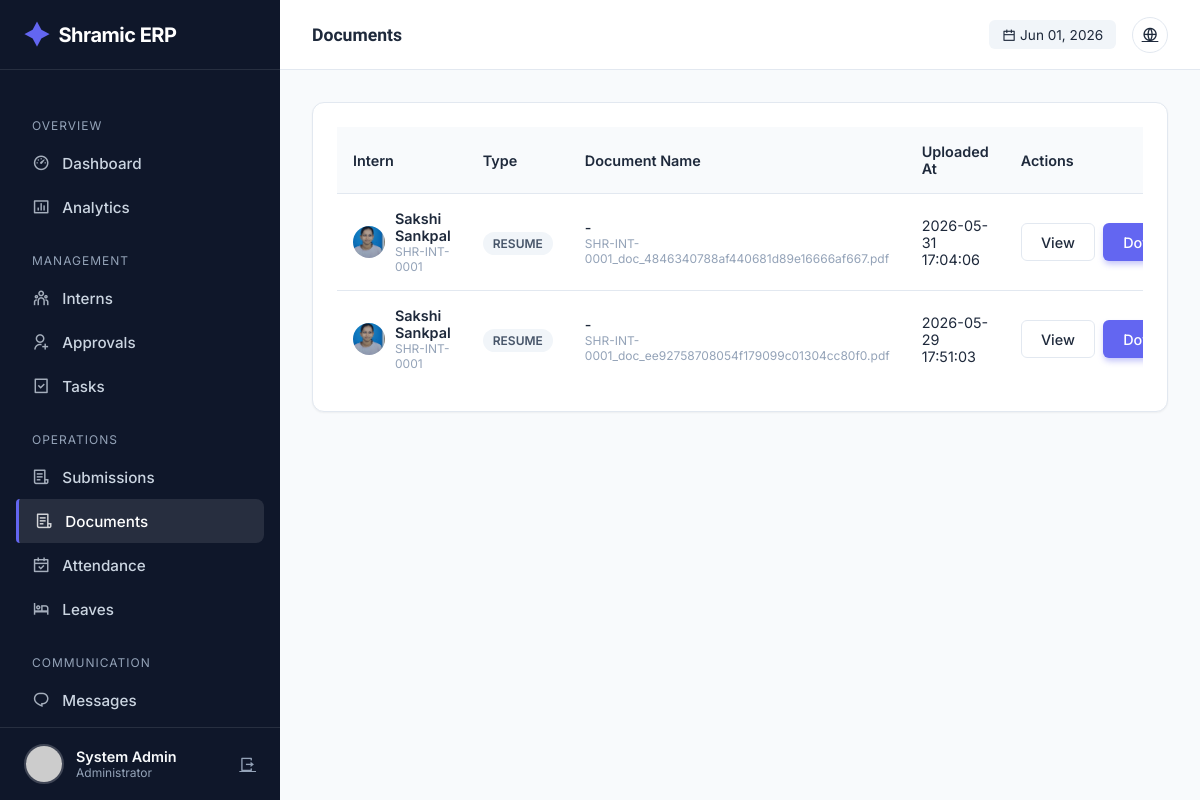
Screenshot of /admin/documents (signed in) with the database file from the repository.
### tables this page shows
CREATE TABLE users (
            id INTEGER PRIMARY KEY AUTOINCREMENT,
            intern_id TEXT UNIQUE,
            usn TEXT UNIQUE NOT NULL,
            full_name TEXT NOT NULL,
            phone TEXT NOT NULL,
            email TEXT UNIQUE NOT NULL,
            password_hash TEXT NOT NULL,
            role TEXT NOT NULL,
            photo_url TEXT,
            status TEXT DEFAULT 'PENDING',
            is_admin BOOLEAN DEFAULT 0,
            department TEXT,
            join_date DATE,
            emergency_contact TEXT,
            address TEXT,
            last_login TIMESTAMP,
            login_count INTEGER DEFAULT 0,
            created_at TIMESTAMP DEFAULT CURRENT_TIMESTAMP,
            updated_at TIMESTAMP DEFAULT CURRENT_TIMESTAMP
        );

CREATE TABLE document_verifications (
            id INTEGER PRIMARY KEY AUTOINCREMENT,
            user_id INTEGER,
            document_type TEXT NOT NULL,
            document_name TEXT,
            file_url TEXT,
            status TEXT DEFAULT 'PENDING',
            verified_by INTEGER,
            verified_at TIMESTAMP,
            rejection_reason TEXT,
            uploaded_at TIMESTAMP DEFAULT CURRENT_TIMESTAMP,
            FOREIGN KEY (user_id) REFERENCES users(id),
            FOREIGN KEY (verified_by) REFERENCES users(id)
        );

### app.py (the view)
@app.route('/admin/documents')
@login_required
@admin_required
def admin_documents():
    conn = get_db_connection()
    cur = conn.cursor()
    status_filter = request.args.get('status', 'PENDING')
    cur.execute("""
        SELECT dv.*, u.full_name, u.intern_id, u.photo_url
        FROM document_verifications dv
        JOIN users u ON dv.user_id = u.id
        WHERE dv.status = ?
        ORDER BY dv.uploaded_at DESC
    """, (status_filter,))
    documents = cur.fetchall()
    conn.close()
    return render_template(
        'admin/documents.html',
        documents=documents,
        current_status=status_filter
    )

### app.py (called while the page is built)
@app.before_request
def make_session_permanent():
    session.permanent = True
    app.permanent_session_lifetime = timedelta(days=365)

def get_db_connection():
    conn = sqlite3.connect(DATABASE, timeout=30)
    conn.execute("PRAGMA busy_timeout = 30000")
    conn.row_factory = sqlite3.Row
    return conn

def get_current_datetime():
    return datetime.now(TIMEZONE)

@login_manager.user_loader
def load_user(user_id):
    conn = get_db_connection()
    cur = conn.cursor()
    cur.execute("SELECT * FROM users WHERE id = ?", (user_id,))
    user_data = cur.fetchone()
    conn.close()
    return User(dict(user_data)) if user_data else None

def admin_required(f):
    @wraps(f)
    def decorated_function(*args, **kwargs):
        if not current_user.is_authenticated or not current_user.is_admin:
            flash('Access denied. Admin privileges required.', 'error')
            return redirect(url_for('index'))
        return f(*args, **kwargs)
    return decorated_function

@app.context_processor
def inject_globals():
    unread_count = 0
    if current_user.is_authenticated:
        try:
            conn = get_db_connection()
            cur = conn.cursor()
            cur.execute("""
                SELECT COUNT(*) as count
                FROM notifications
                WHERE user_id = ? AND is_read = 0
            """, (current_user.id,))
            unread_count = cur.fetchone()['count']
            conn.close()
        except:
            pass
    return {
        'now': get_current_datetime(),
        'app_name': 'Shramic ERP',
        'unread_notifications': unread_count
    }

@app.before_request
def before_request():
        pass

### templates/admin/documents.html (shortened to what this page needs)
{% extends "admin/base.html" %}
{% block page_title %}Documents{% endblock %}
{% block content %}
<div class="card">
  <div class="table-container">
    <table>
      <thead>
        <tr>
          <th>Intern</th>
          <th>Type</th>
          <th>Document Name</th>
          <th>Uploaded At</th>
          <th>Actions</th>
        </tr>
      </thead>
      <tbody>
        {% for doc in documents %}
        <tr>
          <td>
            <div style="display: flex; align-items: center; gap: 10px">
              <img
                src="{{ url_for('static', filename='uploads/profiles/' + doc.photo_url) if doc.photo_url else 'https://ui-avatars.com/api/?name=' + doc.full_name }}"
                style="width: 32px; height: 32px; border-radius: 50%"
              />
              <div>
                <div style="font-weight: 600">{{ doc.full_name }}</div>
                <div style="font-size: 0.75rem; color: var(--text-light)">
                  {{ doc.intern_id }}
                </div>
              </div>
            </div>
          </td>
          <td>
            <span class="badge badge-neutral">{{ doc.document_type }}</span>
          </td>
          <td>
            <div style="font-weight: 500">{{ doc.admin_comment or '-' }}</div>
            <div style="font-size: 0.75rem; color: var(--text-light)">
              {{ doc.file_url or 'No file uploaded' }}
            </div>
          </td>
          <td>{{ doc.uploaded_at }}</td>
          <td>
            <div style="display: flex; gap: 8px">
              {% if doc.file_url %}
              <a href="{{ url_for('serve_file', filename=doc.file_url) }}"
                 target="_blank"
                 class="btn btn-outline">
                View
              </a>
              <a href="{{ url_for('serve_file', filename=doc.file_url) }}"
                 download
                 class="btn btn-primary">
                Download
              </a>
              {% else %}
              <span style="color: var(--text-light); font-size: 0.85rem;">
                No File
              </span>
              {% endif %}
            </div>
          </td>
        </tr>
        {% else %}
        <tr>
          <td colspan="5" style="text-align: center; padding: 3rem; color: var(--text-light)">
            No documents found.
          </td>
        </tr>
        {% endfor %}
      </tbody>
    </table>
  </div>
</div>
{% endblock %}

### templates/admin/base.html (shortened to what this page needs)
<!doctype html>
<html lang="en">
  <head>
    <link
      href="https://cdn.jsdelivr.net/npm/remixicon@4.1.0/fonts/remixicon.css"
      rel="stylesheet"
    />
  </head>
  <body>
    <aside class="sidebar" id="sidebar">
      <a href="/" class="brand">
        <i class="ri-shining-2-fill"></i> Shramic ERP
      </a>
      <ul class="nav-menu">
        <li class="nav-label">Overview</li>
        <li>
          <a
            href="{{ url_for('admin_dashboard') }}"
            class="nav-link {% if request.endpoint == 'admin_dashboard' %}active{% endif %}"
            ><i class="ri-dashboard-3-line"></i> Dashboard</a
          >
        </li>
        <li>
          <a
            href="{{ url_for('admin_analytics') }}"
            class="nav-link {% if request.endpoint == 'admin_analytics' %}active{% endif %}"
            ><i class="ri-bar-chart-box-line"></i> Analytics</a
          >
        </li>
        <li class="nav-label">Management</li>
        <li>
          <a
            href="{{ url_for('admin_interns') }}"
            class="nav-link {% if request.endpoint == 'admin_interns' %}active{% endif %}"
            ><i class="ri-team-line"></i> Interns</a
          >
        </li>
        <li>
          <a
            href="{{ url_for('admin_approvals') }}"
            class="nav-link {% if request.endpoint == 'admin_approvals' %}active{% endif %}"
            ><i class="ri-user-add-line"></i> Approvals</a
          >
        </li>
        <li>
          <a
            href="{{ url_for('admin_tasks') }}"
            class="nav-link {% if request.endpoint == 'admin_tasks' %}active{% endif %}"
            ><i class="ri-task-line"></i> Tasks</a
          >
        </li>
        <li class="nav-label">Operations</li>
        <li>
          <a
            href="{{ url_for('admin_submissions') }}"
            class="nav-link {% if request.endpoint == 'admin_submissions' %}active{% endif %}"
            ><i class="ri-file-list-3-line"></i> Submissions</a
          >
        </li>
        <li>
  <a
    href="{{ url_for('admin_documents') }}"
    class="nav-link {% if request.endpoint == 'admin_documents' %}active{% endif %}"
  >
    <i class="ri-file-list-3-line"></i> Documents
  </a>
</li>
        <li>
          <a
            href="{{ url_for('admin_attendance') }}"
            class="nav-link {% if request.endpoint == 'admin_attendance' %}active{% endif %}"
            ><i class="ri-calendar-check-line"></i> Attendance</a
          >
        </li>
        <li>
          <a
            href="{{ url_for('admin_leaves') }}"
            class="nav-link {% if request.endpoint == 'admin_leaves' %}active{% endif %}"
            ><i class="ri-hotel-bed-line"></i> Leaves</a
          >
        </li>
        <li class="nav-label">Communication</li>
        <li>
          <a
            href="{{ url_for('admin_messages') }}"
            class="nav-link {% if request.endpoint == 'admin_messages' %}active{% endif %}"
            ><i class="ri-chat-1-line"></i> Messages</a
          >
        </li>
        <li>
          <a
            href="{{ url_for('admin_announcements') }}"
            class="nav-link {% if request.endpoint == 'admin_announcements' %}active{% endif %}"
            > Announcements</a
          >
        </li>
      </ul>
      <div class="user-profile">
        <img
          src="{{ url_for('static', filename='uploads/profiles/' + current_user.photo_url) if current_user.photo_url else 'https://ui-avatars.com/api/?name=Admin&background=random' }}"
          class="user-avatar"
          alt="Admin"
        />
        <div style="flex: 1; overflow: hidden">
          <div
            style="
              font-weight: 600;
              font-size: 0.9rem;
              white-space: nowrap;
              text-overflow: ellipsis;
            "
          >
            {{ current_user.full_name }}
          </div>
          <div style="font-size: 0.75rem; color: var(--text-light)">
            Administrator
          </div>
        </div>
        <a
          href="{{ url_for('logout') }}"
          title="Logout"
          style="color: var(--text-light)"
          ><i class="ri-logout-box-r-line"></i
        ></a>
      </div>
    </aside>
    <div class="main-wrapper">
      <header class="top-header">
        <div style="display: flex; align-items: center; gap: 1rem">
          <h2 class="page-title">
            {% block page_title %}Dashboard{% endblock %}
          </h2>
        </div>
        <div class="header-actions">
          <div
            style="
              font-size: 0.85rem;
              color: var(--text-secondary);
              background: #f1f5f9;
              padding: 0.4rem 0.8rem;
              border-radius: 6px;
            "
          >
            <i class="ri-calendar-line"></i> {{ now.strftime('%b %d, %Y') }}
          </div>
          <a href="{{ url_for('index') }}" class="btn-icon" title="View Site"
            ><i class="ri-global-line"></i
          ></a>
        </div>
      </header>
      <div class="content">
         {% block content %}{% endblock %}
      </div>
    </div>
  </body>
</html>

### templates/admin/base.html (style rules this page uses)
:root { --bg-body: #f8fafc; --bg-surface: #ffffff; --bg-sidebar: #0f172a; --primary: #6366f1; --primary-hover: #4f46e5; --secondary: #64748b; --text-main: #1e293b; --text-light: #94a3b8; --text-white: #f8fafc; --success: #10b981; --warning: #f59e0b; --danger: #ef4444; --border: #e2e8f0; --sidebar-width: 280px; --header-height: 70px; --shadow-sm: 0 1px 2px 0 rgb(0 0 0 / 0.05); --shadow-lg: 0 10px 15px -3px rgb(0 0 0 / 0.1), 0 4px 6px -4px rgb(0 0 0 / 0.1); --radius: 12px; }
* { margin: 0; padding: 0; box-sizing: border-box; }
body { font-family: "Inter", sans-serif; background-color: var(--bg-body); color: var(--text-main); display: flex; min-height: 100vh; }
h1, h2, h3, h4, h5 { font-family: "Plus Jakarta Sans", sans-serif; font-weight: 700; }
.sidebar { width: var(--sidebar-width); background: var(--bg-sidebar); color: var(--text-white); position: fixed; height: 100vh; display: flex; flex-direction: column; transition: transform 0.3s ease; z-index: 50; }
.brand { height: var(--header-height); display: flex; align-items: center; padding: 0 1.5rem; border-bottom: 1px solid rgba(255, 255, 255, 0.1); font-size: 1.25rem; font-weight: 700; letter-spacing: -0.5px; color: white; text-decoration: none; }
.brand i { color: var(--primary); margin-right: 10px; font-size: 1.5rem; }
.nav-menu { flex: 1; padding: 1.5rem 1rem; overflow-y: auto; list-style: none; }
.nav-label { font-size: 0.75rem; text-transform: uppercase; letter-spacing: 1px; color: var(--text-light); margin: 1.5rem 0 0.5rem 1rem; }
.nav-link { display: flex; align-items: center; gap: 12px; padding: 0.75rem 1rem; border-radius: 8px; color: #cbd5e1; text-decoration: none; transition: 0.2s; font-weight: 500; font-size: 0.95rem; }
.nav-link:hover, .nav-link.active { background: rgba(255, 255, 255, 0.1); color: white; }
.nav-link.active { border-left: 3px solid var(--primary); border-radius: 4px 8px 8px 4px; }
.nav-link i { font-size: 1.1rem; opacity: 0.8; }
.user-profile { padding: 1rem 1.5rem; border-top: 1px solid rgba(255, 255, 255, 0.1); display: flex; align-items: center; gap: 12px; }
.user-avatar { width: 40px; height: 40px; border-radius: 50%; object-fit: cover; border: 2px solid rgba(255, 255, 255, 0.2); }
.main-wrapper { flex: 1; margin-left: var(--sidebar-width); display: flex; flex-direction: column; width: calc(100% - var(--sidebar-width)); }
.top-header { height: var(--header-height); background: var(--bg-surface); border-bottom: 1px solid var(--border); display: flex; align-items: center; justify-content: space-between; padding: 0 2rem; position: sticky; top: 0; z-index: 40; }
.page-title { font-size: 1.1rem; color: var(--text-main); }
.header-actions { display: flex; align-items: center; gap: 1rem; }
.btn-icon { width: 36px; height: 36px; border-radius: 50%; border: 1px solid var(--border); display: flex; align-items: center; justify-content: center; color: var(--text-secondary); cursor: pointer; transition: 0.2s; background: white; }
.content { padding: 2rem; }
.card { background: var(--bg-surface); border: 1px solid var(--border); border-radius: var(--radius); padding: 1.5rem; box-shadow: var(--shadow-sm); position: relative; overflow: hidden; }
.btn { display: inline-flex; align-items: center; gap: 8px; padding: 0.6rem 1.2rem; border-radius: 6px; font-size: 0.9rem; font-weight: 500; text-decoration: none; cursor: pointer; transition: 0.2s; border: 1px solid transparent; }
.btn-primary { background: var(--primary); color: white; box-shadow: 0 4px 6px -1px rgba(99, 102, 241, 0.4); }
.btn-outline { background: white; border-color: var(--border); color: var(--text-main); }
.table-container { overflow-x: auto; }
table { width: 100%; border-collapse: collapse; font-size: 0.9rem; }
th { text-align: left; padding: 1rem; background: #f8fafc; color: var(--text-secondary); font-weight: 600; border-bottom: 1px solid var(--border); }
td { padding: 1rem; border-bottom: 1px solid var(--border); vertical-align: middle; }
tr:last-child td { border-bottom: none; }
.badge { padding: 4px 10px; border-radius: 20px; font-size: 0.75rem; font-weight: 600; text-transform: uppercase; }
.badge-neutral { background: #f1f5f9; color: #475569; }

### rows the page displays
users: full_name "System Admin"
document_verifications: photo_url (picture), full_name "Sakshi Sankpal", intern_id "SHR-INT-0001", document_type "RESUME", admin_comment "-", file_url "SHR-INT-0001_doc_4846340788af440681d89e16666af667.pdf", uploaded_at "2026-05-31 17:04:06"
document_verifications: photo_url (picture), full_name "Sakshi Sankpal", intern_id "SHR-INT-0001", document_type "RESUME", admin_comment "-", file_url "SHR-INT-0001_doc_ee92758708054f179099c01304cc80f0.pdf", uploaded_at "2026-05-29 17:51:03"

### other values shown
{{ now.strftime('%b %d, %Y') }} "Jun 01, 2026"
